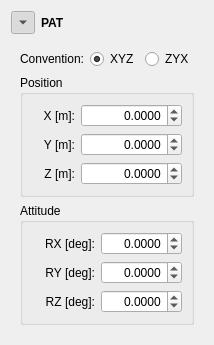
        <widget class="QWidget" name="widgetWrapPAT" native="true">
         <layout class="QGridLayout" name="gridLayout_4">
          <item row="0" column="0">
           <widget class="QToolButton" name="buttonPAT">
            <property name="text">
             <string>...</string>
            </property>
            <property name="checkable">
             <bool>true</bool>
            </property>
            <property name="checked">
             <bool>true</bool>
            </property>
            <property name="arrowType">
             <enum>Qt::DownArrow</enum>
            </property>
           </widget>
          </item>
          <item row="0" column="1">
           <widget class="QLabel" name="labelPAT">
            <property name="font">
             <font>
              <weight>75</weight>
              <bold>true</bold>
             </font>
            </property>
            <property name="text">
             <string>PAT</string>
            </property>
           </widget>
          </item>
          <item row="1" column="0" colspan="2">
           <widget class="QWidget" name="widgetPAT" native="true">
            <property name="minimumSize">
             <size>
              <width>0</width>
              <height>0</height>
             </size>
            </property>
            <layout class="QGridLayout" name="gridLayout_7">
             <item row="0" column="2">
              <widget class="QRadioButton" name="radioZYX">
               <property name="text">
                <string>ZYX</string>
               </property>
               <attribute name="buttonGroup">
                <string notr="true">buttonGroupConvention</string>
               </attribute>
              </widget>
             </item>
             <item row="0" column="0">
              <widget class="QLabel" name="labelConventionPAT">
               <property name="text">
                <string>Convention:</string>
               </property>
               <property name="alignment">
                <set>Qt::AlignRight|Qt::AlignTrailing|Qt::AlignVCenter</set>
               </property>
              </widget>
             </item>
             <item row="0" column="1">
              <widget class="QRadioButton" name="radioXYZ">
               <property name="text">
                <string>XYZ</string>
               </property>
               <property name="checked">
                <bool>true</bool>
               </property>
               <attribute name="buttonGroup">
                <string notr="true">buttonGroupConvention</string>
               </attribute>
              </widget>
             </item>
             <item row="2" column="0" colspan="3">
              <widget class="QGroupBox" name="groupBoxAttitude">
               <property name="title">
                <string>Attitude</string>
               </property>
               <layout class="QGridLayout" name="gridLayout_6">
                <item row="0" column="0">
                 <widget class="QLabel" name="labelAx">
                  <property name="text">
                   <string>RX [deg]:</string>
                  </property>
                  <property name="alignment">
                   <set>Qt::AlignRight|Qt::AlignTrailing|Qt::AlignVCenter</set>
                  </property>
                  <property name="buddy">
                   <cstring>spinBoxAx</cstring>
                  </property>
                 </widget>
                </item>
                <item row="0" column="1">
                 <widget class="QDoubleSpinBox" name="spinBoxAx">
                  <property name="alignment">
                   <set>Qt::AlignRight|Qt::AlignTrailing|Qt::AlignVCenter</set>
                  </property>
                  <property name="decimals">
                   <number>4</number>
                  </property>
                  <property name="minimum">
                   <double>-180.000000000000000</double>
                  </property>
                  <property name="maximum">
                   <double>180.000000000000000</double>
                  </property>
                 </widget>
                </item>
                <item row="1" column="0">
                 <widget class="QLabel" name="labelAy">
                  <property name="text">
                   <string>RY [deg]:</string>
                  </property>
                  <property name="alignment">
                   <set>Qt::AlignRight|Qt::AlignTrailing|Qt::AlignVCenter</set>
                  </property>
                  <property name="buddy">
                   <cstring>spinBoxAy</cstring>
                  </property>
                 </widget>
                </item>
                <item row="1" column="1">
                 <widget class="QDoubleSpinBox" name="spinBoxAy">
                  <property name="alignment">
                   <set>Qt::AlignRight|Qt::AlignTrailing|Qt::AlignVCenter</set>
                  </property>
                  <property name="decimals">
                   <number>4</number>
                  </property>
                  <property name="minimum">
                   <double>-180.000000000000000</double>
                  </property>
                  <property name="maximum">
                   <double>180.000000000000000</double>
                  </property>
                 </widget>
                </item>
                <item row="2" column="0">
                 <widget class="QLabel" name="labelAz">
                  <property name="text">
                   <string>RZ [deg]:</string>
                  </property>
                  <property name="alignment">
                   <set>Qt::AlignRight|Qt::AlignTrailing|Qt::AlignVCenter</set>
                  </property>
                  <property name="buddy">
                   <cstring>spinBoxAz</cstring>
                  </property>
                 </widget>
                </item>
                <item row="2" column="1">
                 <widget class="QDoubleSpinBox" name="spinBoxAz">
                  <property name="alignment">
                   <set>Qt::AlignRight|Qt::AlignTrailing|Qt::AlignVCenter</set>
                  </property>
                  <property name="decimals">
                   <number>4</number>
                  </property>
                  <property name="minimum">
                   <double>-360.000000000000000</double>
                  </property>
                  <property name="maximum">
                   <double>360.000000000000000</double>
                  </property>
                 </widget>
                </item>
               </layout>
              </widget>
             </item>
             <item row="1" column="0" colspan="3">
              <widget class="QGroupBox" name="groupBoxPosition">
               <property name="title">
                <string>Position</string>
               </property>
               <layout class="QGridLayout" name="gridLayout_5">
                <item row="0" column="0">
                 <widget class="QLabel" name="labelPx">
                  <property name="text">
                   <string>X [m]:</string>
                  </property>
                  <property name="alignment">
                   <set>Qt::AlignRight|Qt::AlignTrailing|Qt::AlignVCenter</set>
                  </property>
                  <property name="buddy">
                   <cstring>spinBoxPx</cstring>
                  </property>
                 </widget>
                </item>
                <item row="0" column="1">
                 <widget class="QDoubleSpinBox" name="spinBoxPx">
                  <property name="alignment">
                   <set>Qt::AlignRight|Qt::AlignTrailing|Qt::AlignVCenter</set>
                  </property>
                  <property name="decimals">
                   <number>4</number>
                  </property>
                  <property name="minimum">
                   <double>-9999999.999900000169873</double>
                  </property>
                  <property name="maximum">
                   <double>9999999.999900000169873</double>
                  </property>
                 </widget>
                </item>
                <item row="1" column="0">
                 <widget class="QLabel" name="labelPy">
                  <property name="text">
                   <string>Y [m]:</string>
                  </property>
                  <property name="alignment">
                   <set>Qt::AlignRight|Qt::AlignTrailing|Qt::AlignVCenter</set>
                  </property>
                  <property name="buddy">
                   <cstring>spinBoxPy</cstring>
                  </property>
                 </widget>
                </item>
                <item row="1" column="1">
                 <widget class="QDoubleSpinBox" name="spinBoxPy">
                  <property name="alignment">
                   <set>Qt::AlignRight|Qt::AlignTrailing|Qt::AlignVCenter</set>
                  </property>
                  <property name="decimals">
                   <number>4</number>
                  </property>
                  <property name="minimum">
                   <double>-9999999.999900000169873</double>
                  </property>
                  <property name="maximum">
                   <double>9999999.999900000169873</double>
                  </property>
                 </widget>
                </item>
                <item row="2" column="0">
                 <widget class="QLabel" name="labelPz">
                  <property name="text">
                   <string>Z [m]:</string>
                  </property>
                  <property name="alignment">
                   <set>Qt::AlignRight|Qt::AlignTrailing|Qt::AlignVCenter</set>
                  </property>
                  <property name="buddy">
                   <cstring>spinBoxPz</cstring>
                  </property>
                 </widget>
                </item>
                <item row="2" column="1">
                 <widget class="QDoubleSpinBox" name="spinBoxPz">
                  <property name="alignment">
                   <set>Qt::AlignRight|Qt::AlignTrailing|Qt::AlignVCenter</set>
                  </property>
                  <property name="decimals">
                   <number>4</number>
                  </property>
                  <property name="minimum">
                   <double>-9999999.999900000169873</double>
                  </property>
                  <property name="maximum">
                   <double>9999999.999900000169873</double>
                  </property>
                 </widget>
                </item>
               </layout>
              </widget>
             </item>
            </layout>
           </widget>
          </item>
         </layout>
        </widget>
